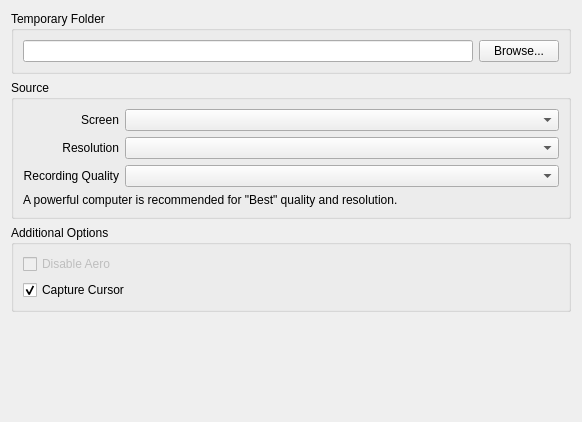
<?xml version="1.0" encoding="UTF-8"?>
<ui version="4.0">
 <class>RecordingSettings</class>
 <widget class="QWidget" name="RecordingSettings">
  <property name="geometry">
   <rect>
    <x>0</x>
    <y>0</y>
    <width>582</width>
    <height>422</height>
   </rect>
  </property>
  <layout class="QVBoxLayout" name="verticalLayout">
   <item>
    <widget class="QGroupBox" name="recordingFolderGroupBox">
     <property name="title">
      <string>Temporary Folder</string>
     </property>
     <property name="flat">
      <bool>true</bool>
     </property>
     <layout class="QHBoxLayout" name="horizontalLayout_6">
      <item>
       <widget class="QLineEdit" name="recordingFolderLineEdit">
        <property name="readOnly">
         <bool>true</bool>
        </property>
       </widget>
      </item>
      <item>
       <widget class="QPushButton" name="browseRecordingFolderButton">
        <property name="sizePolicy">
         <sizepolicy hsizetype="Fixed" vsizetype="Fixed">
          <horstretch>0</horstretch>
          <verstretch>0</verstretch>
         </sizepolicy>
        </property>
        <property name="text">
         <string>Browse...</string>
        </property>
       </widget>
      </item>
     </layout>
    </widget>
   </item>
   <item>
    <widget class="QGroupBox" name="mainGroupBox">
     <property name="title">
      <string>Source</string>
     </property>
     <property name="flat">
      <bool>true</bool>
     </property>
     <layout class="QFormLayout" name="formLayout_2">
      <property name="fieldGrowthPolicy">
       <enum>QFormLayout::AllNonFixedFieldsGrow</enum>
      </property>
      <property name="labelAlignment">
       <set>Qt::AlignRight|Qt::AlignTrailing|Qt::AlignVCenter</set>
      </property>
      <item row="1" column="0">
       <widget class="QLabel" name="resoulitionLabel">
        <property name="text">
         <string>Resolution</string>
        </property>
        <property name="alignment">
         <set>Qt::AlignRight|Qt::AlignTrailing|Qt::AlignVCenter</set>
        </property>
       </widget>
      </item>
      <item row="1" column="1">
       <widget class="QComboBox" name="resolutionComboBox"/>
      </item>
      <item row="2" column="0">
       <widget class="QLabel" name="qualityLabel">
        <property name="text">
         <string>Recording Quality</string>
        </property>
        <property name="alignment">
         <set>Qt::AlignRight|Qt::AlignTrailing|Qt::AlignVCenter</set>
        </property>
       </widget>
      </item>
      <item row="2" column="1">
       <widget class="QComboBox" name="qualityComboBox"/>
      </item>
      <item row="3" column="0" colspan="2">
       <widget class="QLabel" name="recordingWarningLabel">
        <property name="text">
         <string>A powerful computer is recommended for &quot;Best&quot; quality and resolution.</string>
        </property>
       </widget>
      </item>
      <item row="0" column="1">
       <widget class="QComboBox" name="screenComboBox"/>
      </item>
      <item row="0" column="0">
       <widget class="QLabel" name="screenLabel">
        <property name="text">
         <string>Screen</string>
        </property>
        <property name="alignment">
         <set>Qt::AlignRight|Qt::AlignTrailing|Qt::AlignVCenter</set>
        </property>
       </widget>
      </item>
     </layout>
    </widget>
   </item>
   <item>
    <widget class="QGroupBox" name="additionalGroupBox">
     <property name="title">
      <string>Additional Options</string>
     </property>
     <property name="flat">
      <bool>true</bool>
     </property>
     <layout class="QVBoxLayout" name="verticalLayout_3">
      <item>
       <widget class="QCheckBox" name="disableAeroCheckBox">
        <property name="enabled">
         <bool>false</bool>
        </property>
        <property name="text">
         <string>Disable Aero</string>
        </property>
       </widget>
      </item>
      <item>
       <widget class="QCheckBox" name="captureCursorCheckBox">
        <property name="text">
         <string>Capture Cursor</string>
        </property>
        <property name="checked">
         <bool>true</bool>
        </property>
       </widget>
      </item>
     </layout>
    </widget>
   </item>
   <item>
    <spacer name="verticalSpacer">
     <property name="orientation">
      <enum>Qt::Vertical</enum>
     </property>
     <property name="sizeHint" stdset="0">
      <size>
       <width>20</width>
       <height>40</height>
      </size>
     </property>
    </spacer>
   </item>
  </layout>
 </widget>
 <resources/>
 <connections/>
</ui>
